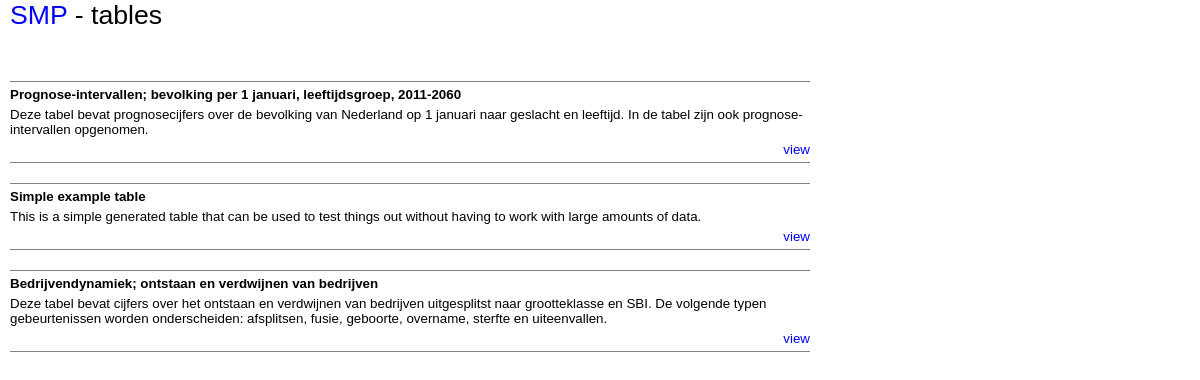
The page / on the database its author committed.
### tables this page shows
CREATE TABLE tables 
( id INTEGER,
	name TEXT,
	longname TEXT,
	description TEXT,
	url TEXT 
);

### index.php (the view, shortened to what this page needs)
<!DOCTYPE html>
<html lang="en">
  <head>
    <link rel="stylesheet" href="css/smp.css" type="text/css"/>
  </head>
  <body>
    <header>
        <h1><a href="<?php echo $_SERVER['PHP_SELF'];?>">SMP</a> - tables</h1>
    </header>
    <article>
<?php
  $pdo = new PDO("sqlite:data/test.sqlite");
  $r = $pdo->query("SELECT * FROM tables");
  while ($row = $r->fetch()) {
    echo '<div class="table">';
    echo '<h2>' . $row['longname'] . '</h2>';
    echo '<p>' . $row['description'] . '</p>';
    echo '<p class="tableoptions"><a href="view.php?id=' . $row['id'] . '">view</a></p>';
    echo '</div>';
  }
?>
    </article>
</body>
</html>

### css/smp.css (style rules this page uses)
* { font-family : sans-serif; font-size : 10pt; font-weight : normal; margin : 0pt; padding : 0pt; }
A { font-size : inherit; color : rgb(0,0,255); text-decoration : none; }
HEADER, ARTICLE { margin-left : 10px; width : 800px; }
HEADER H1 { font-size : 200%; }
ARTICLE { margin-top : 50px; margin-bottom : 50px; }
DIV.table { margin-top : 20px; border-bottom :gray solid 1px; border-top :gray solid 1px; }
H2 { font-weight : bold; margin-top : 5px; margin-bottom : 5px; }
P { margin-top : 5px; margin-bottom : 5px; }
P.tableoptions { text-align : right; }

### rows shown on the page
tables: longname "Prognose-intervallen; bevolking per 1 januari, leeftijdsgroep, 2011-2060", description "Deze tabel bevat prognosecijfers over de bevolking van Nederland op 1 januari naar geslacht en leeftijd. In de tabel zijn ook prognose-intervallen opgenomen."
tables: longname "Simple example table", description "This is a simple generated table that can be used to test things out without having to work with large amounts of data."
tables: longname "Bedrijvendynamiek; ontstaan en verdwijnen van bedrijven", description "Deze tabel bevat cijfers over het ontstaan en verdwijnen van bedrijven uitgesplitst naar grootteklasse en SBI. De volgende typen gebeurtenissen worden onderscheiden: afsplitsen, fusie, geboorte, overname, sterfte en uiteenvallen."
